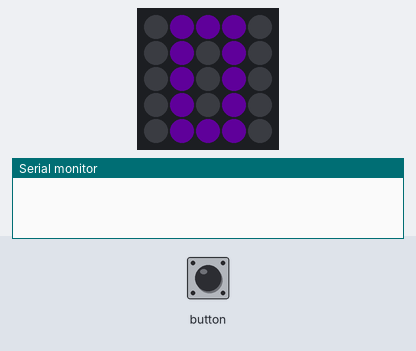
Bench run of a sketch on a simulated ESP32. Shown: 5×5 RGB LED matrix (first LED top left, wired row by row), the last lines printed to the serial monitor. The test bench sets the inputs (shaded band). Dim RGB values are drawn brighter than linear.

Above: at 1.2 s.
1.3 s: button pressed for 0.15 s
At 2.5 s:
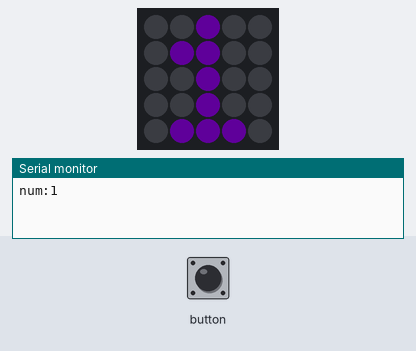
2.9 s: button pressed for 1 s
At 3.7 s:
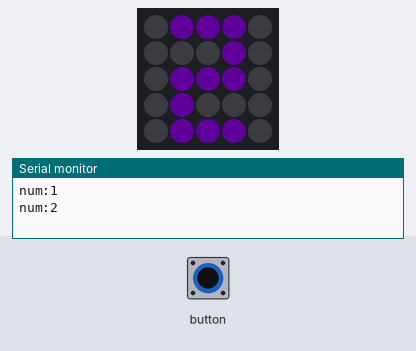
5.4 s: button pressed for 0.15 s
At 6.6 s:
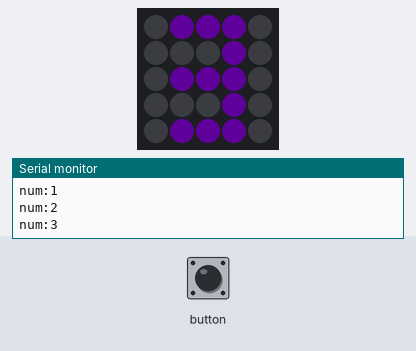
7.0 s: button pressed for 1 s
At 8.1 s:
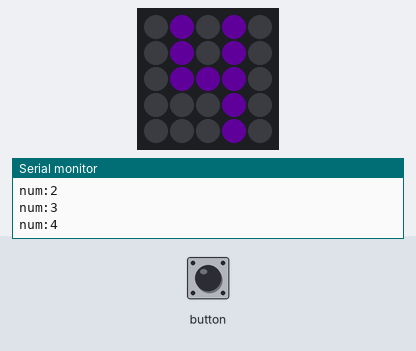
Timing chart, 0 to 10.0 s (numbered marks = the images above; inputs shaded):
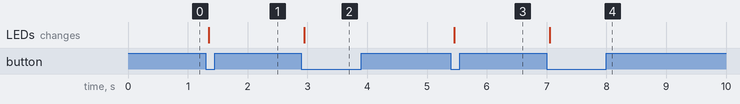

The sketch:

LEDDisplayNumber.ino
```cpp
#include "M5Atom.h"

uint8_t numberImageData[750 + 2] = {
    50, // width
    5,  // height
    0x00, 0x00, 0x00, 0x00, 0x69, 0xA3, 0x00, 0x69, 0xA3, 0x00, 0x69, 0xA3, 0x00, 0x00, 0x00, 0x00,
    0x00, 0x00, 0x00, 0x00, 0x00, 0x00, 0x69, 0xA3, 0x00, 0x00, 0x00, 0x00, 0x00, 0x00, 0x00, 0x00,
    0x00, 0x00, 0x69, 0xA3, 0x00, 0x69, 0xA3, 0x00, 0x69, 0xA3, 0x00, 0x00, 0x00, 0x00, 0x00, 0x00,
    0x00, 0x69, 0xA3, 0x00, 0x69, 0xA3, 0x00, 0x69, 0xA3, 0x00, 0x00, 0x00, 0x00, 0x00, 0x00, 0x00,
    0x69, 0xA3, 0x00, 0x00, 0x00, 0x00, 0x69, 0xA3, 0x00, 0x00, 0x00, 0x00, 0x00, 0x00, 0x00, 0x69,
    0xA3, 0x00, 0x69, 0xA3, 0x00, 0x69, 0xA3, 0x00, 0x00, 0x00, 0x00, 0x00, 0x00, 0x00, 0x69, 0xA3,
    0x00, 0x69, 0xA3, 0x00, 0x69, 0xA3, 0x00, 0x00, 0x00, 0x00, 0x00, 0x00, 0x00, 0x69, 0xA3, 0x00,
    0x69, 0xA3, 0x00, 0x69, 0xA3, 0x00, 0x00, 0x00, 0x00, 0x00, 0x00, 0x00, 0x69, 0xA3, 0x00, 0x69,
    0xA3, 0x00, 0x69, 0xA3, 0x00, 0x00, 0x00, 0x00, 0x00, 0x00, 0x00, 0x69, 0xA3, 0x00, 0x69, 0xA3,
    0x00, 0x69, 0xA3, 0x00, 0x00, 0x00, 0x00, 0x00, 0x00, 0x00, 0x69, 0xA3, 0x00, 0x00, 0x00, 0x00,
    0x69, 0xA3, 0x00, 0x00, 0x00, 0x00, 0x00, 0x00, 0x00, 0x69, 0xA3, 0x00, 0x69, 0xA3, 0x00, 0x00,
    0x00, 0x00, 0x00, 0x00, 0x00, 0x00, 0x00, 0x00, 0x00, 0x00, 0x00, 0x00, 0x00, 0x00, 0x69, 0xA3,
    0x00, 0x00, 0x00, 0x00, 0x00, 0x00, 0x00, 0x00, 0x00, 0x00, 0x00, 0x00, 0x00, 0x69, 0xA3, 0x00,
    0x00, 0x00, 0x00, 0x00, 0x00, 0x00, 0x69, 0xA3, 0x00, 0x00, 0x00, 0x00, 0x69, 0xA3, 0x00, 0x00,
    0x00, 0x00, 0x00, 0x00, 0x00, 0x69, 0xA3, 0x00, 0x00, 0x00, 0x00, 0x00, 0x00, 0x00, 0x00, 0x00,
    0x00, 0x00, 0x00, 0x00, 0x69, 0xA3, 0x00, 0x00, 0x00, 0x00, 0x00, 0x00, 0x00, 0x00, 0x00, 0x00,
    0x00, 0x00, 0x00, 0x69, 0xA3, 0x00, 0x00, 0x00, 0x00, 0x69, 0xA3, 0x00, 0x00, 0x00, 0x00, 0x00,
    0x00, 0x00, 0x69, 0xA3, 0x00, 0x00, 0x00, 0x00, 0x69, 0xA3, 0x00, 0x00, 0x00, 0x00, 0x00, 0x00,
    0x00, 0x69, 0xA3, 0x00, 0x00, 0x00, 0x00, 0x69, 0xA3, 0x00, 0x00, 0x00, 0x00, 0x00, 0x00, 0x00,
    0x69, 0xA3, 0x00, 0x00, 0x00, 0x00, 0x69, 0xA3, 0x00, 0x00, 0x00, 0x00, 0x00, 0x00, 0x00, 0x00,
    0x00, 0x00, 0x69, 0xA3, 0x00, 0x00, 0x00, 0x00, 0x00, 0x00, 0x00, 0x00, 0x00, 0x00, 0x69, 0xA3,
    0x00, 0x69, 0xA3, 0x00, 0x69, 0xA3, 0x00, 0x00, 0x00, 0x00, 0x00, 0x00, 0x00, 0x69, 0xA3, 0x00,
    0x69, 0xA3, 0x00, 0x69, 0xA3, 0x00, 0x00, 0x00, 0x00, 0x00, 0x00, 0x00, 0x69, 0xA3, 0x00, 0x69,
    0xA3, 0x00, 0x69, 0xA3, 0x00, 0x00, 0x00, 0x00, 0x00, 0x00, 0x00, 0x69, 0xA3, 0x00, 0x69, 0xA3,
    0x00, 0x69, 0xA3, 0x00, 0x00, 0x00, 0x00, 0x00, 0x00, 0x00, 0x69, 0xA3, 0x00, 0x69, 0xA3, 0x00,
    0x69, 0xA3, 0x00, 0x00, 0x00, 0x00, 0x00, 0x00, 0x00, 0x00, 0x00, 0x00, 0x00, 0x00, 0x00, 0x69,
    0xA3, 0x00, 0x00, 0x00, 0x00, 0x00, 0x00, 0x00, 0x69, 0xA3, 0x00, 0x69, 0xA3, 0x00, 0x69, 0xA3,
    0x00, 0x00, 0x00, 0x00, 0x00, 0x00, 0x00, 0x69, 0xA3, 0x00, 0x69, 0xA3, 0x00, 0x69, 0xA3, 0x00,
    0x00, 0x00, 0x00, 0x00, 0x00, 0x00, 0x69, 0xA3, 0x00, 0x00, 0x00, 0x00, 0x69, 0xA3, 0x00, 0x00,
    0x00, 0x00, 0x00, 0x00, 0x00, 0x00, 0x00, 0x00, 0x69, 0xA3, 0x00, 0x00, 0x00, 0x00, 0x00, 0x00,
    0x00, 0x00, 0x00, 0x00, 0x69, 0xA3, 0x00, 0x00, 0x00, 0x00, 0x00, 0x00, 0x00, 0x00, 0x00, 0x00,
    0x00, 0x00, 0x00, 0x00, 0x00, 0x00, 0x00, 0x00, 0x00, 0x69, 0xA3, 0x00, 0x00, 0x00, 0x00, 0x00,
    0x00, 0x00, 0x00, 0x00, 0x00, 0x00, 0x00, 0x00, 0x69, 0xA3, 0x00, 0x00, 0x00, 0x00, 0x00, 0x00,
    0x00, 0x00, 0x00, 0x00, 0x00, 0x00, 0x00, 0x69, 0xA3, 0x00, 0x00, 0x00, 0x00, 0x00, 0x00, 0x00,
    0x69, 0xA3, 0x00, 0x00, 0x00, 0x00, 0x69, 0xA3, 0x00, 0x00, 0x00, 0x00, 0x00, 0x00, 0x00, 0x00,
    0x00, 0x00, 0x00, 0x00, 0x00, 0x69, 0xA3, 0x00, 0x00, 0x00, 0x00, 0x00, 0x00, 0x00, 0x69, 0xA3,
    0x00, 0x00, 0x00, 0x00, 0x69, 0xA3, 0x00, 0x00, 0x00, 0x00, 0x00, 0x00, 0x00, 0x00, 0x00, 0x00,
    0x00, 0x00, 0x00, 0x69, 0xA3, 0x00, 0x00, 0x00, 0x00, 0x00, 0x00, 0x00, 0x69, 0xA3, 0x00, 0x69,
    0xA3, 0x00, 0x69, 0xA3, 0x00, 0x00, 0x00, 0x00, 0x00, 0x00, 0x00, 0x69, 0xA3, 0x00, 0x69, 0xA3,
    0x00, 0x69, 0xA3, 0x00, 0x00, 0x00, 0x00, 0x00, 0x00, 0x00, 0x69, 0xA3, 0x00, 0x69, 0xA3, 0x00,
    0x69, 0xA3, 0x00, 0x00, 0x00, 0x00, 0x00, 0x00, 0x00, 0x69, 0xA3, 0x00, 0x69, 0xA3, 0x00, 0x69,
    0xA3, 0x00, 0x00, 0x00, 0x00, 0x00, 0x00, 0x00, 0x00, 0x00, 0x00, 0x00, 0x00, 0x00, 0x69, 0xA3,
    0x00, 0x00, 0x00, 0x00, 0x00, 0x00, 0x00, 0x69, 0xA3, 0x00, 0x69, 0xA3, 0x00, 0x69, 0xA3, 0x00,
    0x00, 0x00, 0x00, 0x00, 0x00, 0x00, 0x69, 0xA3, 0x00, 0x69, 0xA3, 0x00, 0x69, 0xA3, 0x00, 0x00,
    0x00, 0x00, 0x00, 0x00, 0x00, 0x00, 0x00, 0x00, 0x00, 0x00, 0x00, 0x69, 0xA3, 0x00, 0x00, 0x00,
    0x00, 0x00, 0x00, 0x00, 0x69, 0xA3, 0x00, 0x69, 0xA3, 0x00, 0x69, 0xA3, 0x00, 0x00, 0x00, 0x00,
    0x00, 0x00, 0x00, 0x69, 0xA3, 0x00, 0x69, 0xA3, 0x00, 0x69, 0xA3, 0x00, 0x00, 0x00};

void setup()
{
    M5.begin(true, false, true);
    M5.dis.displaybuff(numberImageData);
}

int numberis = 0;

void loop()
{

    if (M5.Btn.wasPressed())
    {

        M5.dis.displaybuff(numberImageData, (9 - numberis) * 5, 0);

        numberis = (++numberis) % 10;

        Serial.printf("num:%d\n", numberis);

        do
        {
            M5.update();
        } while (M5.Btn.isPressed());
    }
    M5.update();
    delay(50);
}
```

Measured:
- after the input at 1.3 s, the LEDs: change after 0.05 s (image 1)
- after the input at 2.9 s, the LEDs: change after 0.05 s (image 2)
- after the input at 5.4 s, the LEDs: change after 0.05 s (image 3)
- after the input at 7.0 s, the LEDs: change after 0.05 s (image 4)
